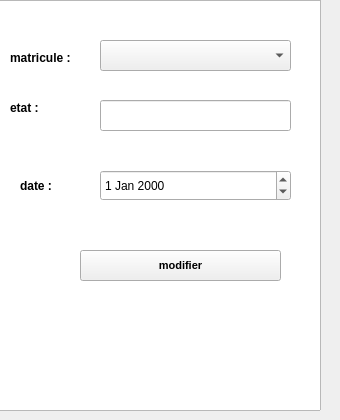
       <widget class="QWidget" name="tab_12">
        <attribute name="title">
         <string>Modifier</string>
        </attribute>
        <widget class="QComboBox" name="comboBox">
         <property name="geometry">
          <rect>
           <x>100</x>
           <y>40</y>
           <width>191</width>
           <height>31</height>
          </rect>
         </property>
         <property name="styleSheet">
          <string notr="true">border-image: url(:/img/us.png);</string>
         </property>
        </widget>
        <widget class="QLineEdit" name="etat_mod">
         <property name="geometry">
          <rect>
           <x>100</x>
           <y>100</y>
           <width>191</width>
           <height>31</height>
          </rect>
         </property>
         <property name="styleSheet">
          <string notr="true">border-image: url(:/img/s.png);</string>
         </property>
        </widget>
        <widget class="QDateEdit" name="dateEdit">
         <property name="geometry">
          <rect>
           <x>100</x>
           <y>170</y>
           <width>191</width>
           <height>31</height>
          </rect>
         </property>
         <property name="wrapping">
          <bool>true</bool>
         </property>
        </widget>
        <widget class="QLabel" name="label_17">
         <property name="geometry">
          <rect>
           <x>10</x>
           <y>50</y>
           <width>71</width>
           <height>16</height>
          </rect>
         </property>
         <property name="font">
          <font>
           <pointsize>9</pointsize>
           <weight>75</weight>
           <bold>true</bold>
           <underline>false</underline>
          </font>
         </property>
         <property name="text">
          <string>matricule :</string>
         </property>
        </widget>
        <widget class="QLabel" name="label_19">
         <property name="geometry">
          <rect>
           <x>10</x>
           <y>100</y>
           <width>71</width>
           <height>16</height>
          </rect>
         </property>
         <property name="font">
          <font>
           <pointsize>9</pointsize>
           <weight>75</weight>
           <bold>true</bold>
           <underline>false</underline>
          </font>
         </property>
         <property name="text">
          <string>etat :</string>
         </property>
        </widget>
        <widget class="QLabel" name="label_21">
         <property name="geometry">
          <rect>
           <x>20</x>
           <y>176</y>
           <width>41</width>
           <height>20</height>
          </rect>
         </property>
         <property name="font">
          <font>
           <pointsize>9</pointsize>
           <weight>75</weight>
           <bold>true</bold>
           <underline>false</underline>
          </font>
         </property>
         <property name="text">
          <string>date :</string>
         </property>
        </widget>
        <widget class="QPushButton" name="modifier">
         <property name="geometry">
          <rect>
           <x>80</x>
           <y>250</y>
           <width>201</width>
           <height>31</height>
          </rect>
         </property>
         <property name="font">
          <font>
           <pointsize>8</pointsize>
           <weight>75</weight>
           <bold>true</bold>
           <underline>false</underline>
          </font>
         </property>
         <property name="text">
          <string>modifier</string>
         </property>
        </widget>
        <widget class="QTableView" name="tab_ambulance_2">
         <property name="geometry">
          <rect>
           <x>-10</x>
           <y>0</y>
           <width>331</width>
           <height>411</height>
          </rect>
         </property>
         <property name="styleSheet">
          <string notr="true">border-image: url(:/img/img/pellule.jpg);</string>
         </property>
        </widget>
        <zorder>tab_ambulance_2</zorder>
        <zorder>comboBox</zorder>
        <zorder>etat_mod</zorder>
        <zorder>dateEdit</zorder>
        <zorder>label_17</zorder>
        <zorder>label_19</zorder>
        <zorder>label_21</zorder>
        <zorder>modifier</zorder>
       </widget>
